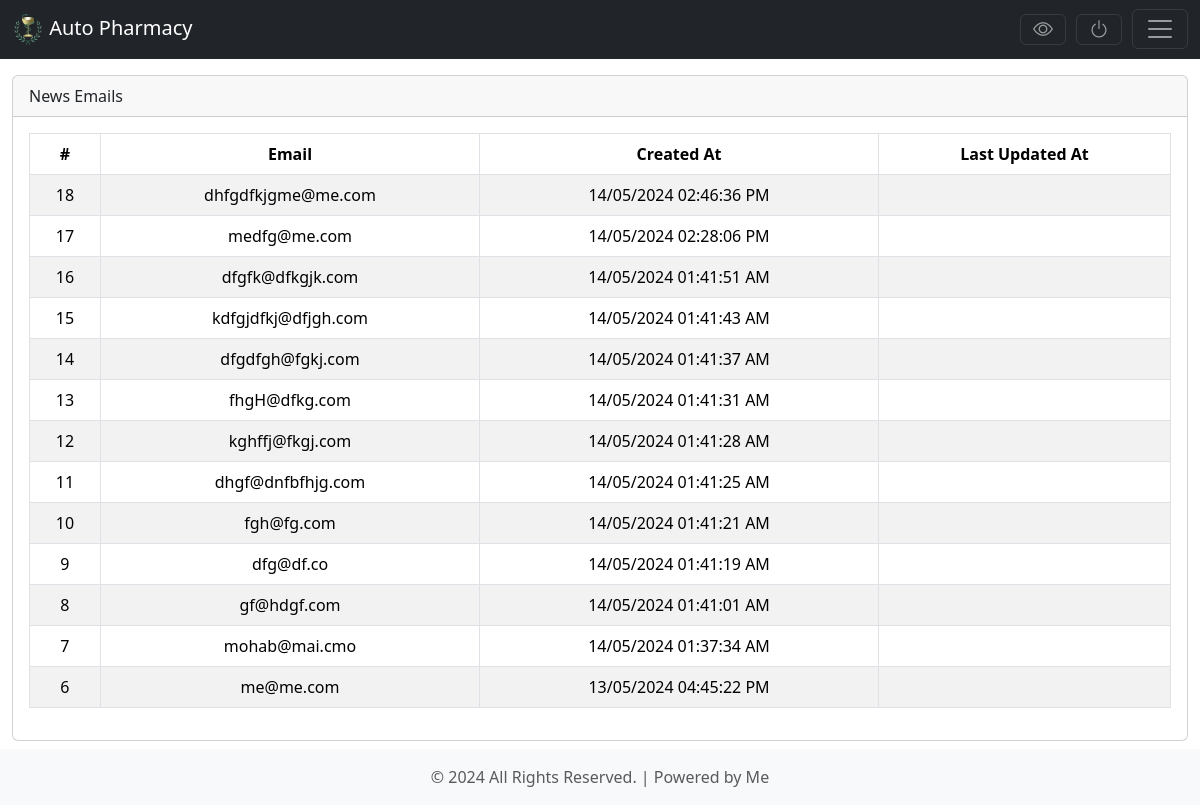
The page /admin/emails/index.php (signed in) on the database its author committed.
### tables this page shows
CREATE TABLE `news_emails` (
  `id` int(11) NOT NULL,
  `email` varchar(950) NOT NULL,
  `deleted` char(1) NOT NULL DEFAULT 'N',
  `created_at` datetime NOT NULL DEFAULT sysdate(),
  `updated_at` datetime DEFAULT NULL
);

### classes/Info.php (called while the page is built, shortened)
<?php
class Info
{
    public static $DB_HOSTNAME = '127.0.0.1',
        $DB_USERNAME = 'root',
        $DB_PASSWORD = '',
        $DB_NAME = 'pharmacy',
        $P_KEYS = ['s', 'd', 'i', 'b'],
        $conn = null;
    public static function open_conn()
    {
        if (empty(Info::$conn)) {
            Info::$conn = mysqli_connect(Info::$DB_HOSTNAME, Info::$DB_USERNAME, Info::$DB_PASSWORD, Info::$DB_NAME);
            Info::$conn->set_charset('utf8');
        }
    }
    public static function getQuery($sql, $params = null)
    {
        if (!empty($sql)) {
            $rslt = [];
            try {
                $stmt = mysqli_prepare(Info::$conn, $sql);
                if ($stmt->execute()) {
                    $rslt = mysqli_fetch_all($stmt->get_result(), MYSQLI_BOTH);
                }
            } catch (Exception $e) {
                echo $e;
                die();
            } finally {
                return $rslt;
            }
        }
    }
}

### admin/emails/index.php (the view, shortened to what this page needs)
<?php
$data = Info::getQuery("select id,
                                email,
                                date_format(created_at, '%d/%m/%Y %r') as created_at,
                                date_format(updated_at, '%d/%m/%Y %r') as updated_at
                            from news_emails
                        where deleted = 'N'
                        order by id desc");
?>
<!doctype html>
<html lang="en" class="h-100">
<head>
    <?php require_once '../pages/h-scripts.php' ?>
    <link href="https://cdn.datatables.net/2.0.7/css/dataTables.bootstrap5.css" rel="stylesheet">
    <link href="https://cdn.datatables.net/responsive/3.0.2/css/responsive.bootstrap5.css" rel="stylesheet">
    <link href="https://cdn.datatables.net/buttons/3.0.2/css/buttons.bootstrap5.css" rel="stylesheet">
</head>
<body class="d-flex flex-column h-100">
    <?php require_once '../pages/header.php' ?>
    <main class="flex-shrink-0">
        <div class="container-fluid mt-3 mb-2">
            <div class="card">
                <div class="card-header">
                    <div class="row">
                        <div class="col-xl-12 col-lg-12 col-md-12 align-self-center">
                            News Emails
                        </div>
                    </div>
                </div>
                <div class="card-body">
                    <table id="tbl_data" class="table table-striped table-bordered table-hover text-center">
                        <thead>
                            <tr>
                                <th class="text-center">#</th>
                                <th class="text-center">Email</th>
                                <th class="text-center">Created At</th>
                                <th class="text-center">Last Updated At</th>
                            </tr>
                        </thead>
                        <tbody>
                            <?php
                            if (!empty($data) && is_countable($data) && count($data) > 0) {
                                foreach ($data as $row) {
                                    echo '<tr>
                                                            <td>' . $row['id'] . '</td>
                                                            <td>' . $row['email'] . '</td>
                                                            <td>' . $row['created_at'] . '</td>
                                                            <td>' . $row['updated_at'] . '</td>
                                                        </tr>';
                                }
                            }
                            ?>
                        </tbody>
                    </table>
                </div>
            </div>
        </div>
    </main>
    <?php require_once '../pages/footer.php' ?>
</body>
</html>

### rows shown on the page
news_emails: id "18", email "dhfgdfkjgme@me.com", created_at "14/05/2024 02:46:36 PM"
news_emails: id "17", email "medfg@me.com", created_at "14/05/2024 02:28:06 PM"
news_emails: id "16", email "dfgfk@dfkgjk.com", created_at "14/05/2024 01:41:51 AM"
news_emails: id "15", email "kdfgjdfkj@dfjgh.com", created_at "14/05/2024 01:41:43 AM"
news_emails: id "14", email "dfgdfgh@fgkj.com", created_at "14/05/2024 01:41:37 AM"
news_emails: id "13", email "fhgH@dfkg.com", created_at "14/05/2024 01:41:31 AM"
news_emails: id "12", email "kghffj@fkgj.com", created_at "14/05/2024 01:41:28 AM"
news_emails: id "11", email "dhgf@dnfbfhjg.com", created_at "14/05/2024 01:41:25 AM"
news_emails: id "10", email "fgh@fg.com", created_at "14/05/2024 01:41:21 AM"
news_emails: id "9", email "dfg@df.co", created_at "14/05/2024 01:41:19 AM"
news_emails: id "8", email "gf@hdgf.com", created_at "14/05/2024 01:41:01 AM"
news_emails: id "7", email "mohab@mai.cmo", created_at "14/05/2024 01:37:34 AM"
news_emails: id "6", email "me@me.com", created_at "13/05/2024 04:45:22 PM"
